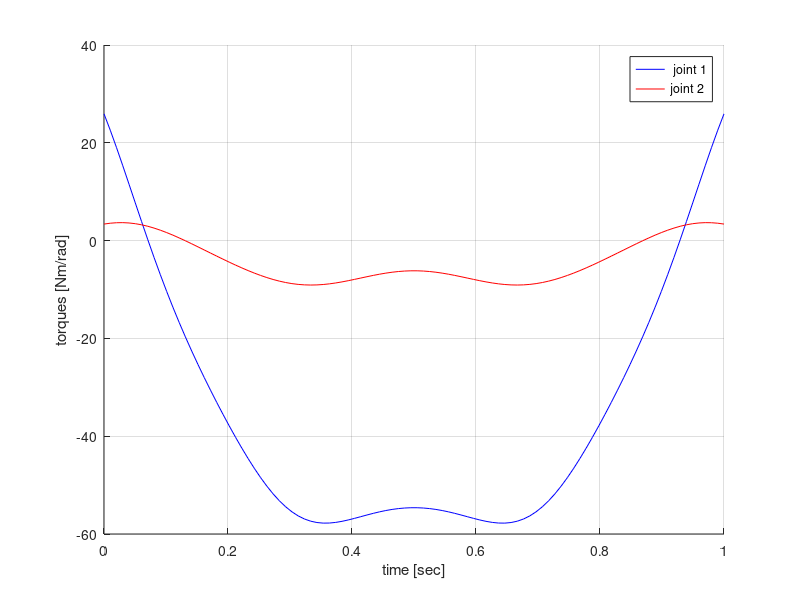
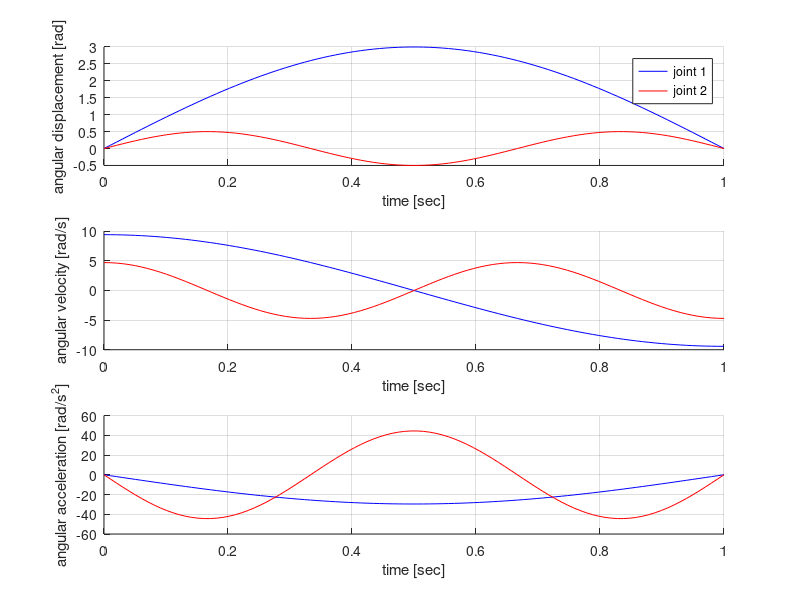
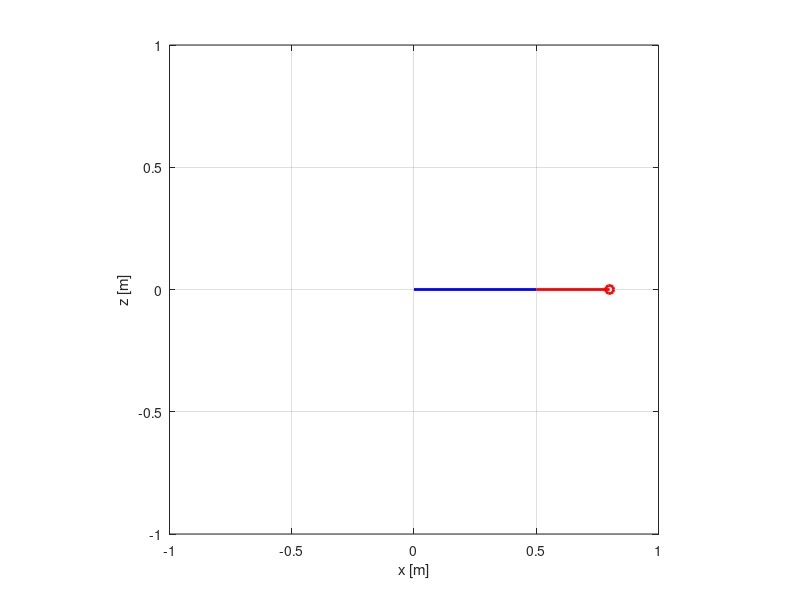

The MATLAB script that drew these images, in order:
  %%%%%%%%%%%%%%%%%%%%%%%%%%%%%%%%%%%%%%%%%%%%%%%%%%%%%%%%%%%%%%%%%%%%%%%%%%
%
%    the inverse dynamics of the 2-dof planar robotic arm
%
%%%%%%%%%%%%%%%%%%%%%%%%%%%%%%%%%%%%%%%%%%%%%%%%%%%%%%%%%%%%%%%%%%%%%%%%%%

clear all; close all; clc

%%  %%%%%%%%%%%%%%%%%%%%%%%  motion profiles
%=======================  joint 1
A1 = 3; % magnitude
f1 = pi; % frequency

%=======================  joint 2
A2 = 0.5; % magnitude
f2 = 3*pi; % frequency

g = 9.801; % gravity constant

%% %%%%%%%%%%%%%%%%%%%%%%%%%%%%  link properties
%======================================  link 1
L1 = 0.5; % length [m]
c1 = L1/2; % mass center
m1 = 4.6; % mass [kg]
I1 = 1/12*m1*L1^2; % moment of inertia
%======================================  link 2
L2 = 0.3; % length [m]
c2 = L2/2; % mass center
m2 = 2.3; % mass [kg]
I2 = 1/12*m2*L2^2; % moment of inertia

%% %%%%%%%%%%%%%%%%%% dynamic simulation
%%%%%%%%%%%%%%%%%%% discrete time
T = 1; % second
N = 100; % resolution
i = 0; 
for t = linspace(0, T, N)
    %%%%%%%%%%%%%%%%%%%%%%%%%%%%%% instantaneous time
    i = i + 1; time(i) = t; 
    
    %%%%%%%%%%%%%%% Joint 1: angular displacement, velocity, acceleration
    theta_1(i) = A1*sin(f1*t); dtheta_1(i) = A1*f1*cos(f1*t); 
    ddtheta_1(i) = -A1*f1^2*sin(f1*t); 
    
    %%%%%%%%%%%%%%% Joint 1: angular displacement, velocity, acceleration
    theta_2(i) = A2*sin(f2*t); dtheta_2(i) = A2*f2*cos(f2*t);
    ddtheta_2(i) = -A2*f2^2*sin(f2*t); 
    
    %%%%%%%%%%%%%%%%%%%%%%%%%%%  coefficients of dynamic equation
    H11 = m1*c1^2 + I1 + m2*(L1^2 + c2^2 + 2*L1*c2*cos(theta_2(i))) + I2;
    H22 = m2*c2^2 + I2; 
    H12 = m2*(c2^2 + L1*c2*cos(theta_2(i))) + I2; 
    h = m2*L1*c2*sin(theta_2(i)); 
    G1 = m1*c1*g*cos(theta_1(i)) ...
        + m2*g*(c2*cos(theta_1(i) + theta_2(i)) + L1*cos(theta_1(i))); 
    G2 = m2*g*c2*cos(theta_1(i) + theta_2(i));
    
    %%%%%%%%%%%%%%%%%%%%%%%%%%%%%%%%%%%%%  actuator torques
    tau_1(i) = H11*ddtheta_1(i) + H12*ddtheta_2(i) - h*(dtheta_2(i))^2 ...
        -2*h*dtheta_1(i)*dtheta_2(i) + G1;
    tau_2(i) = H22*ddtheta_2(i) + H12*ddtheta_1(i) + h*(dtheta_1(i))^2 + G2;
    
    %%%%%%%%%%%%%%%%%%%%%%%%%%%%%%%%%%%  link positions
    %%%%%%%%%%%%%%%%%% link 1
    X1(i) = L1*cos(theta_1(i)); Y1(i) = L1*sin(theta_1(i)); 
    x1(i) = 0.5*X1(i); y1(i) = 0.5*Y1(i); 
    %%%%%%%%%%%%%%%%%% link 2
    X2(i) = X1(i) + L2*cos(theta_1(i) + theta_2(i)); 
    Y2(i) = Y1(i) + L2*sin(theta_1(i) + theta_2(i)); 
    x2(i) = X1(i) + 0.5*X2(i); Y2(i) = Y1(i) + 0.5*Y2(i); 
    
end

torque_1 = [time; tau_1]'; torque_2 = [time; tau_2]'; 

%% %%%%%%%%%%%%%%%%%%%%%%%%%%%%%%%%%% plot the motion profiles
figure(2)
clf
figure(2)
subplot(3, 1, 1)
hold on
plot(time, theta_1, 'b')
plot(time, theta_2, 'r')
hold off
legend('joint 1', 'joint 2')
grid on; 
xlabel('time [sec]'); ylabel('angular displacement [rad]'); 
subplot(3, 1, 2)
hold on
plot(time, dtheta_1, 'b')
plot(time, dtheta_2, 'r')
hold off
grid on; 
xlabel('time [sec]'); ylabel('angular velocity [rad/s]'); 
subplot(3, 1, 3)
hold on
plot(time, ddtheta_1, 'b')
plot(time, ddtheta_2, 'r')
hold off
grid on; 
xlabel('time [sec]'); ylabel('angular acceleration [rad/s^2]'); 

%% %%%%%%%%%%%%%%%%%%%%%%%%%%%%%%%%%% plot the motor torques
figure(1)
clf
figure(1)
hold on
plot(time, tau_1, 'b')
plot(time, tau_2, 'r')
hold off
legend(' joint 1', 'joint 2')
grid on; 
xlabel('time [sec]'); ylabel('torques [Nm/rad]'); 

%% %%%%%%%%%%%%%%%%%%%%%%%%%%%%%%%  plot the link
figure(3)
clf
figure(3)
hold on 
axis equal; grid on; axis([-1 1 -1 1]); 
xlabel('x [m]'); ylabel('z [m]'); 
set(gca,'NextPlot','replaceChildren');
for j = 1 : N  
    plot(0, 0, 'ko', 'MarkerSize', 6, 'Linewidth', 2)  
    plot(X1(j), Y1(j), 'bo', 'MarkerSize', 6, 'Linewidth', 2)
    plot(X2(j), Y2(j), 'ro', 'MarkerSize', 6, 'Linewidth', 2)
    line([0 X1(j)], [0 Y1(j)], 'Color', 'b', 'Linewidth', 2); 
    line([X1(j) X2(j)], [Y1(j) Y2(j)], 'Color', 'r', 'Linewidth', 2);  
    F(j) = getframe; 
end
hold off
movie(F); 